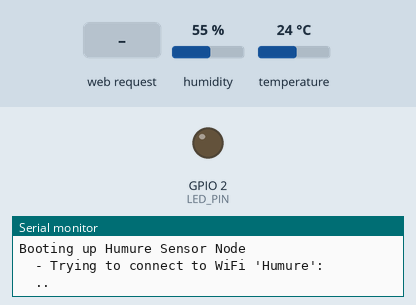
A sketch run on a simulated ESP8266 (NodeMCU). On the bench: output pins drawn as LEDs (lit = HIGH), the last lines printed to the serial monitor. The test bench sets the inputs (shaded band); at power-on: humidity 55 %, temperature 24 °C. WiFi joins after 1.5 s; servers stay silent unless stated.

Above: at 0.1 s.
At 2.3 s:
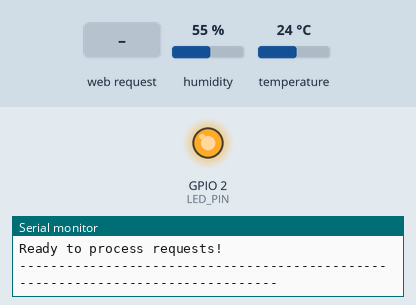
2.4 s: HTTP request GET /lamp received
3.9 s: HTTP request GET /temperatur received
5.4 s: HTTP request GET /humidity received
Timing chart, 0 to 8.4 s (numbered marks = the images above; inputs shaded):
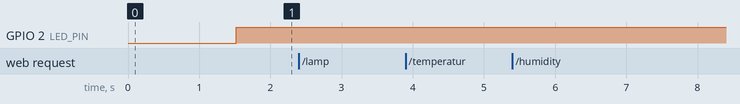

The sketch:

Version_2.ino
```cpp
/*
 * DHT22-basierter Temepratur- und Feuchtigkeitssensor
 * IoT via ESP8255 über Arduino https://github.com/esp8266/Arduino/
 */

#include "Humure.h"

ADC_MODE(ADC_VCC);

#define DHT_PIN 0
#define DHT_TYPE DHT22
#define LED_PIN 2

#include "wifi_password.h"

void setup() {}
void loop() {
  Humure sensorNode = Humure(LED_PIN, DHT_PIN, DHT_TYPE);

  while(true) {
  sensorNode.loop();
  }
}
```

Humure.cpp
```cpp
#include "Humure.h"

extern const char* ssid;
extern const char* password;

Humure::Humure(uint8_t led_pin, uint8_t dht_pin, uint8_t dht_type, int server_port) :
  server(server_port), dht(dht_pin, dht_type), led(led_pin)
{
  this->setup();
}

void Humure::readSensor()
{
  this->h = dht.readHumidity();
  this->t = dht.readTemperature();

  unsigned long vtmp = 0;
  #define VCC_READINGS 8
  for ( uint i=0; i < VCC_READINGS; i++)
    vtmp += ESP.getVcc();
  this->v = vtmp / VCC_READINGS;

  if ( isnan(h) || isnan(t) ) {
    Serial.println("Failed to read from DHT sensor!");
    return;
  } else {
    Serial.print("temperature:");
    Serial.print(t);
    Serial.print(" humidity:");
    Serial.print(h);
    Serial.print(" voltage:");
    Serial.print(v);
    Serial.println();
  }
}

void Humure::setup()
{
  pinMode(this->led, OUTPUT);
  digitalWrite(this->led, LOW);

  Serial.begin(74880);
  Serial.println("");
  Serial.println("--------------------------------------------------------------------------------");
  Serial.println("Booting up Humure Sensor Node");

  // Connect to WiFi network
  WiFi.begin(ssid, password);
  Serial.print("  - Trying to connect to WiFi '");
  Serial.print(ssid);
  Serial.print("':\n  ");

  // Wait for connection
  int counter = 0;
  while (WiFi.status() != WL_CONNECTED) {
    if (counter == 60 )
      Serial.print(" failed\n  ");
    delay(100);
    Serial.print(".");
    counter += 1;
  }
  Serial.println(" connected!");
  Serial.print("  - IP address  : ");
  Serial.println(WiFi.localIP());

  // MAC auslesen
  uint8_t A[6];

  WiFi.macAddress(A);
  Serial.printf("  - MAC address : %02x:%02x:%02x:%02x:%02x:%02x\n", A[0], A[1], A[2], A[3], A[4], A[5]);

  // Set up mDNS responder
  if ( MDNS.begin("esp8266") ){
    Serial.println ( "  - MDNS responder started" );
  }

  // Add service to MDNS-SD
  MDNS.addService("http", "tcp", 80);

  this->server.begin();
  Serial.println ("  - HTTP server started");

  // Starting DHT
  this->dht.begin();

  // signaling boot successfull
  digitalWrite(this->led, HIGH);

  Serial.println ("Ready to process requests!");
  Serial.println("--------------------------------------------------------------------------------");
  Serial.println ("");
}

void Humure::jsonValue(WiFiClient client, String str_value, String str_name)
{
  client.println("HTTP/1.1 200 OK");
  client.println("Content-Type: application/json");
  client.println("Connection: close");
  client.println();

  if ( str_value.length() > 0 )
  {
    client.print("{\"");
    client.print(str_name);
    client.print("\": ");
    client.print(str_value);
    client.println("}");
  }
}

void Humure::loop()
{
  // Check if a client has connected
  WiFiClient client = this->server.available();
  if (!client) {
    return;
  }
  Serial.println("");
  Serial.println("New client");

  // Wait for data from client to become available
  while(client.connected() && !client.available()){
    delay(1);
  }

  // Read the first line of HTTP request
  String req = client.readStringUntil('\r');

  // GET or POST?
  bool req_get;
  if ( req.startsWith("GET") ) {
    req_get = true;
  } else if ( req.startsWith("POST") ) {
    req_get = false;
  } else {
    Serial.print("Invalid request: ");
    Serial.println(req);
    return;
  }

  // First line of HTTP request looks like "GET /path HTTP/1.1"
  // Retrieve the "/path" part by finding the spaces
  int addr_start = req.indexOf(' ');
  int addr_end = req.indexOf(' ', addr_start + 1);
  if (addr_start == -1 || addr_end == -1) {
    Serial.print("Invalid request: ");
    Serial.println(req);
    return;
  }
  req = req.substring(addr_start + 1, addr_end);

  Serial.print("Request ");
  if (req_get)
  {
    Serial.print("GET");
  } else {
    Serial.print("POST");
  }
  Serial.print(" : ");
  Serial.println(req);
  client.flush();

  if ( req_get ) {
    if ( req == "/" ) {
        readSensor();
        sendFullPage(client);
    } else
    if ( req ==  "/lamp") {
      jsonValue(client, String( ! led_status) );
    } else
    if ( req ==  "/temperatur") {
      readSensor();
      jsonValue(client, String( this->t) );
    } else
    if ( req ==  "/humidity") {
      readSensor();
      jsonValue(client, String( this->h) );
    } else {
      client.print("HTTP/1.1 404 Not Found\r\n\r\n");
    }
  } else {
    if ( req == "/lamp/on" ) {
        led_status = 0;
        jsonValue(client, String( ! led_status) );
    } else
    if ( req =="/lamp/off" ) {
        led_status = 1;
        jsonValue(client, String( ! led_status) );
    } else {
        client.print("HTTP/1.1 404 Not Found\r\n\r\n");
    }
     digitalWrite(this->led, led_status);
  }

  Serial.println("Done with client");
}

void Humure::sendFullPage(WiFiClient client)
{
  client.println("HTTP/1.1 200 OK");
  client.println("Content-Type: text/html");
  client.println("Connection: close");  // the connection will be closed after completion of the response
  client.println("Refresh: 5");  // refresh the page automatically every 5 sec
  client.println();
  client.println("<!DOCTYPE html>");
  client.println("<html xmlns='http://www.w3.org/1999/xhtml'>");
  client.println("<head>\n<meta charset='UTF-8'>");
  client.println("<title>ESP8266 Temperature & Humidity DHT11 Sensor</title>");
  client.println("</head>\n<body>");
  client.println("<H2>ESP8266 & DHT11 Sensor</H2>");
  client.println("<H3>Humidity / Temperature</H3>");
  client.println("<pre>");
  client.print("Humidity (%)         : ");
  client.println((float)h, 2);
  client.print("Temperature (°C)  : ");
  client.println((float)t, 2);
  client.println("</pre>");
  client.print("</body>\n</html>");
}
```

Humure.h
```cpp
#ifndef HUMURE_H
#define HUMURE_H

#include <DHT.h>
#include <ESP8266WiFi.h>
#include <WiFiClient.h>
#include <ESP8266mDNS.h>

class Humure
{
  public:
    Humure(uint8_t led_pin, uint8_t dht_pin, uint8_t dht_type = DHT22, int server_port = 80);

    void loop();

  private:
    void readSensor();
    void setup();
    void jsonValue(WiFiClient client, String str_value = "", String str_name = "value");
    void sendFullPage(WiFiClient client);

    // DHT sensor (temperature, humidity)
    DHT dht;
    float h, t;

    // voltage
    unsigned long v;

    // webserver
    WiFiServer server;

    // status led
    uint8_t led;
    uint8_t led_status;
};

#endif
```

wifi_password.h
```cpp
// This file can and should be overwritten locally with your
// wifi credentials. This file is included in the .gitignore
const char* ssid     = "Humure";
const char* password = "Railsgirls";
```
